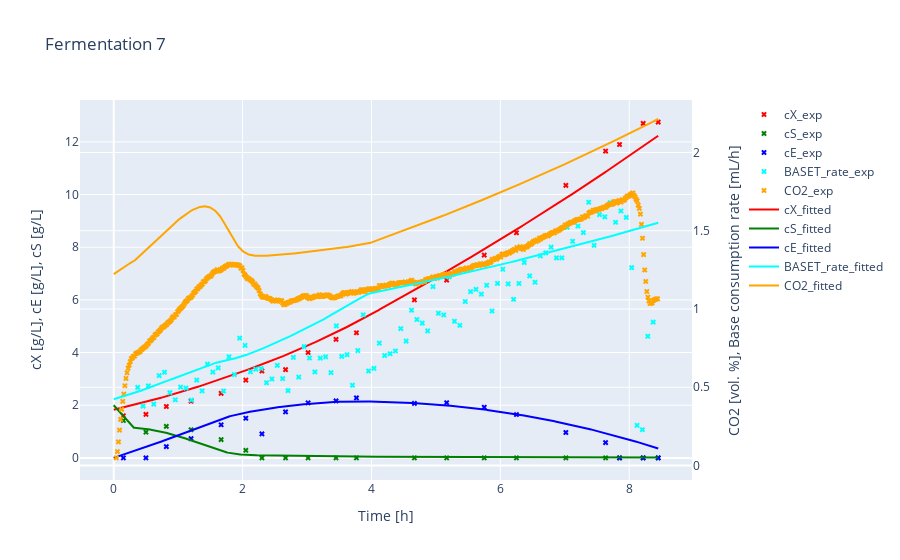

Notebook cell for this chart:
### Code cell
#simulate one single experiment in combination with its simulation (with estimated params)
# Data should be given either as an Experiment, a pd.DataFrame or as a list or dict with pd.DataFrame objects
a = Experiment(path, "F7")
o = yeast.simulate(a)          #max_step =10, method = "BDF", rtol = 10
visualize(a, o, suffix_1 = "_exp", suffix_2 = "_fitted", title = "Fermentation 7").show()

### Figure 1 — Plotly figure (JSON) as saved in the notebook; plotly's stock layout.template omitted (floating-point values rounded to 4 significant figures; data arrays with more than 128 entries replaced by an {"elided": "..."} marker saying what was removed)
{"data": [{"marker": {"color": "red", "size": 5, "symbol": "x"}, "mode": "markers", "name": "cX_exp", "type": "scatter", "x": [0, 0.15, 0.5, 0.8167, 1.2, 1.667, 2.05, 2.3, 2.667, 3.017, 3.45, 3.767, 4.667, 5.167, 5.75, 6.25, 7.017, 7.633, 7.85, 8.217, 8.45], "xaxis": "x", "y": [null, 1.6, 1.65, 1.95, 2.15, 2.45, 2.95, 3.3, 3.35, 4, 4.5, 4.75, 6, 6.75, 7.7, 8.55, 10.35, 11.65, 11.9, 12.7, 12.75], "yaxis": "y"}, {"marker": {"color": "green", "size": 5, "symbol": "x"}, "mode": "markers", "name": "cS_exp", "type": "scatter", "x": [0, 0.15, 0.5, 0.8167, 1.2, 1.667, 2.05, 2.3, 2.667, 3.017, 3.45, 3.767, 4.667, 5.167, 5.75, 6.25, 7.017, 7.633, 7.85, 8.217, 8.45], "xaxis": "x", "y": [null, 1.419, 0.9746, 1.198, 1.068, 0.6934, 0.2877, 0, 0, 0, 0, 0, 0, 0, 0, 0, 0, 0, 0, 0, 0], "yaxis": "y"}, {"marker": {"color": "blue", "size": 5, "symbol": "x"}, "mode": "markers", "name": "cE_exp", "type": "scatter", "x": [0, 0.15, 0.5, 0.8167, 1.2, 1.667, 2.05, 2.3, 2.667, 3.017, 3.45, 3.767, 4.667, 5.167, 5.75, 6.25, 7.017, 7.633, 7.85, 8.217, 8.45], "xaxis": "x", "y": [null, 0, 0, 0.428, 0.7334, 1.257, 1.504, 0.9111, 1.747, 2.091, 2.164, 2.277, 2.069, 2.095, 1.923, 1.645, 0.9623, 0.5794, 0, 0, 0], "yaxis": "y"}, {"marker": {"color": "cyan", "size": 5, "symbol": "x"}, "mode": "markers", "name": "BASET_rate_exp", "type": "scatter", "x": [0.03833, 0.1217, 0.205, 0.2883, 0.3717, 0.455, 0.5383, 0.6217, 0.705, 0.7883, 0.8717, 0.955, 1.038, 1.122, 1.205, 1.288, 1.372, 1.455, 1.538, 1.622, 1.705, 1.788, 1.872, 1.955, 2.038, 2.122, 2.205, 2.288, 2.372, 2.455, 2.538, 2.622, 2.705, 2.788, 2.872, 2.955, 3.038, 3.122, 3.205, 3.288, 3.372, 3.455, 3.538, 3.622, 3.705, 3.788, 3.872, 3.955, 4.038, 4.122, 4.205, 4.288, 4.372, 4.455, 4.538, 4.622, 4.705, 4.788, 4.872, 4.955, 5.038, 5.122, 5.205, 5.288, 5.372, 5.455, 5.538, 5.622, 5.705, 5.788, 5.872, 5.955, 6.038, 6.122, 6.205, 6.288, 6.372, 6.455, 6.538, 6.622, 6.705, 6.788, 6.872, 6.955, 7.038, 7.122, 7.205, 7.288, 7.372, 7.455, 7.538, 7.622, 7.705, 7.788, 7.872, 7.955, 8.038, 8.122, 8.205, 8.288, 8.372], "xaxis": "x", "y": [null, null, null, null, 0.499, 0.38, 0.509, 0.392, 0.574, 0.596, 0.466, 0.42, 0.501, 0.495, 0.418, 0.546, 0.477, 0.648, 0.597, 0.624, 0.476, 0.695, 0.581, 0.814, 0.768, 0.599, 0.616, 0.62, 0.529, 0.553, 0.64, 0.555, 0.479, 0.691, 0.565, 0.76, 0.687, 0.598, 0.686, 0.694, 0.594, 0.892, 0.697, 0.708, 0.513, 0.734, 0.963, 0.604, 0.621, 0.782, 0.703, 0.714, 0.732, 0.875, 0.795, 0.992, 0.933, 0.91, 0.86, 1.143, 0.973, 0.962, 1.205, 0.922, 0.896, 1.048, 1.111, 1.126, 1.095, 1.152, 0.987, 1.164, 1.254, 1.161, 1.062, 1.163, 1.297, 1.212, 1.171, 1.339, 1.359, 1.395, 1.327, 1.327, 1.521, 1.433, 1.53, 1.488, 1.682, 1.407, 1.603, 1.589, 1.68, 1.554, 1.626, 1.585, 1.264, 0.257, 0.229, 0.826, 0.916], "yaxis": "y2"}, {"marker": {"color": "orange", "size": 5, "symbol": "x"}, "mode": "markers", "name": "CO2_exp", "type": "scatter", "x": {"elided": "505 float values"}, "xaxis": "x", "y": {"elided": "505 float values"}, "yaxis": "y2"}, {"marker": {"color": "red", "size": 5, "symbol": "x"}, "mode": "lines", "name": "cX_fitted", "type": "scatter", "x": {"elided": "1000 float values"}, "xaxis": "x", "y": {"elided": "1000 float values"}, "yaxis": "y"}, {"marker": {"color": "green", "size": 5, "symbol": "x"}, "mode": "lines", "name": "cS_fitted", "type": "scatter", "x": {"elided": "1000 float values"}, "xaxis": "x", "y": {"elided": "1000 float values"}, "yaxis": "y"}, {"marker": {"color": "blue", "size": 5, "symbol": "x"}, "mode": "lines", "name": "cE_fitted", "type": "scatter", "x": {"elided": "1000 float values"}, "xaxis": "x", "y": {"elided": "1000 float values"}, "yaxis": "y"}, {"marker": {"color": "cyan", "size": 5, "symbol": "x"}, "mode": "lines", "name": "BASET_rate_fitted", "type": "scatter", "x": {"elided": "1000 float values"}, "xaxis": "x", "y": {"elided": "1000 float values"}, "yaxis": "y2"}, {"marker": {"color": "orange", "size": 5, "symbol": "x"}, "mode": "lines", "name": "CO2_fitted", "type": "scatter", "x": {"elided": "1000 float values"}, "xaxis": "x", "y": {"elided": "1000 float values"}, "yaxis": "y2"}], "layout": {"title": {"text": "Fermentation 7"}, "xaxis": {"anchor": "y", "domain": [0, 0.94], "title": {"text": "Time [h]"}}, "yaxis": {"anchor": "x", "domain": [0, 1], "title": {"standoff": 20, "text": "cX [g/L], cE [g/L], cS [g/L]"}, "type": "linear"}, "yaxis2": {"anchor": "x", "overlaying": "y", "side": "right", "title": {"standoff": 20, "text": "CO2 [vol. %], Base consumption rate [mL/h]"}, "type": "linear"}}}
